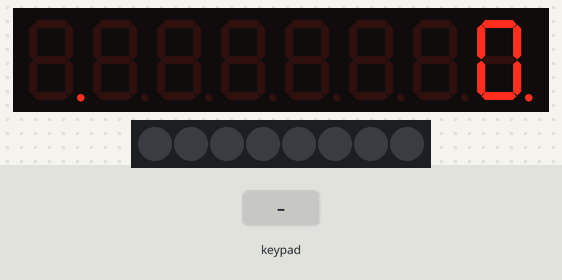
This sketch was run on a simulated Arduino Uno, built with avr-gcc and run on an emulated ATmega328P. Shown: 8-digit seven-segment display, 8 RGB LEDs in strip order, left to right. Inputs (shaded band) come from the test bench. What the sketch prints to the serial monitor is not drawn.

Above: at 4.2 s.
4.3 s: key '1' pressed
At 4.8 s:
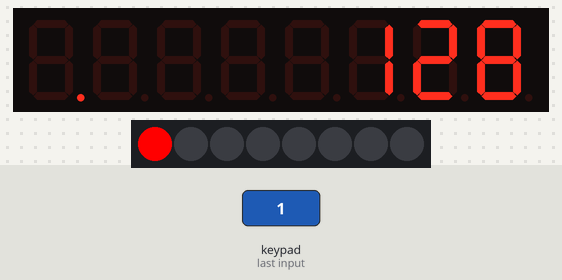
7.3 s: keypad keys 1 2 pressed 0.4 s apart
At 8.4 s:
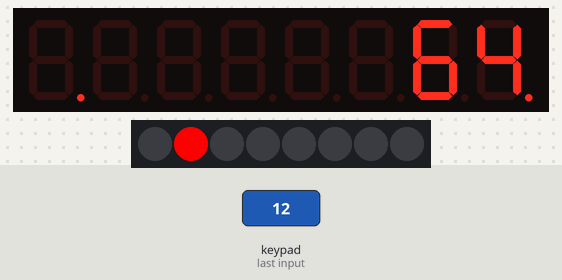
9.6 s: keypad keys 2 5 pressed 0.4 s apart
At 10.6 s:
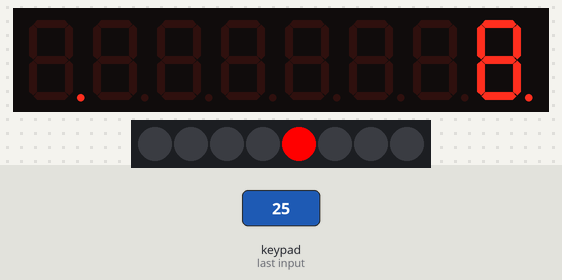
11.9 s: key '2' pressed
At 13.0 s:
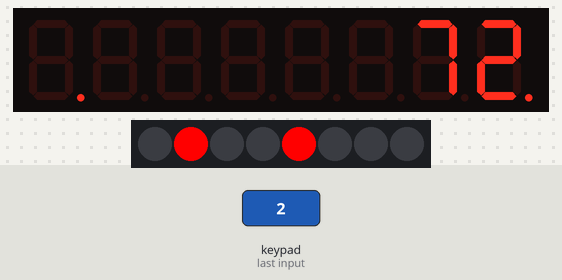
14.0 s: key '3' pressed
At 14.9 s:
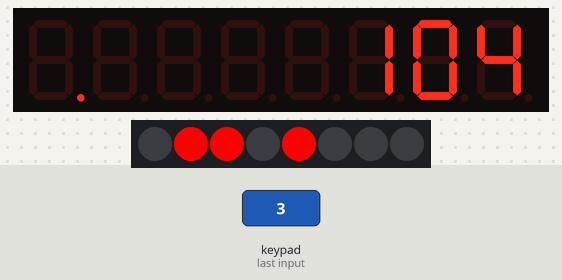
15.9 s: key '5' pressed
At 17.6 s:
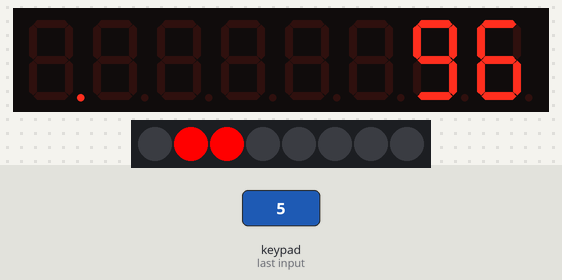
Timing chart, 0 to 19.0 s (numbered marks = the images above; inputs shaded):
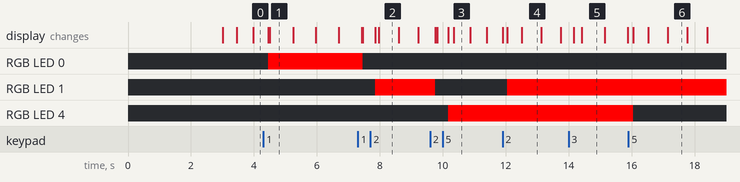

The sketch:

twiddler.ino
```cpp
#include <TM1638.h>

// connect to TM1638 with data pin, clock pin, strobe pin
TM1638 module(5, 6, 7);

// constants
#define MODE_DECIMAL 0
#define MODE_HEXADECIMAL 1
#define MODE_BINARY 2
#define MODE_FONT 3
#define TICK_FREQ 100
byte logo[] = { 120,190,52,94,94,48,123,80 };

// button values
#define BTN1 byte(1)
#define BTN2 byte(2)
#define BTN3 byte(4)
#define BTN4 byte(8)
#define BTN5 byte(16)
#define BTN6 byte(32)
#define BTN7 byte(64)
#define BTN8 byte(128)

// dot values
#define DOT1 byte(128)
#define DOT2 byte(64)
#define DOT3 byte(32)
#define DOT4 byte(16)
#define DOT5 byte(8)
#define DOT6 byte(4)
#define DOT7 byte(2)
#define DOT8 byte(1)

// inital state
byte mode = MODE_DECIMAL;
byte state[] = { byte(0),byte(0),byte(0),byte(0) };
byte dots;
byte page = 3;
byte buttons = 0;
byte brightness = 1;
unsigned int counter = 0;
boolean skipNextButtonRelease = false;
boolean leadingZeros = false;
boolean tick = true;

void setup(){
    Serial.begin(9600);
    Serial.print("Hello world.");

    // turn display on and set intensity (range from 0-7)
    module.setupDisplay(true, brightness);

    welcome(3000);
}

// print the welcome message
void welcome(int d){
    module.setDisplay(logo);
    delay(d);
}

void loop(){
    ticker();
    inputs();
    display();
    leds();
    Serial.print("loop");
    Serial.print(state[page]);
}

// ticker provide a boolean which can be used
// to render blinking lights based on a timer.
void ticker(){
    counter++;
    if( counter >= TICK_FREQ ){
        tick = !tick;
        counter = 0;
    }
}

// zero state to 0 across all pages
void zero(){
    for( int i = 0; i < 4; i++ ) {
        state[i] = 0;
    }
}

// increment state
void inc(byte n){
    unsigned int i = byteArrayTo32BitInteger(state) + n;
    setStateFrom32BitInteger( constrain( i, 0, 99999999L ) );
}

// decrement state
void dec(byte n){
    unsigned int i = byteArrayTo32BitInteger(state) - n;
    setStateFrom32BitInteger( constrain( i, 0, 99999999L ) );
}

void inputs(){
    byte newButtonState = module.getButtons();
    if( newButtonState == 0 && buttons > 0 ){ onButtonsReleased(); }
    if( newButtonState != buttons ){ onButtonChange(newButtonState); }
    onButtonEvent(newButtonState);
}

void onButtonChange(byte newButtonState){

    // multi-button combination with button 8
    // controls mode selection functions
    if( newButtonState > BTN8 ){

        // mode selection
        if( newButtonState == BTN8 + BTN1 ){ mode = MODE_DECIMAL; }
        if( newButtonState == BTN8 + BTN2 ){ mode = MODE_HEXADECIMAL; }
        if( newButtonState == BTN8 + BTN3 ){ mode = MODE_BINARY; }
        if( newButtonState == BTN8 + BTN4 ){ mode = MODE_FONT; }

        // page selection
        if( newButtonState == BTN8 + BTN5 ){ page = constrain( page - 1, 0, 3 ); }
        if( newButtonState == BTN8 + BTN6 ){ page = constrain( page + 1, 0, 3 ); }

        // welcome message
        if( newButtonState == BTN8 + BTN7 ){ welcome(3000); }

        skipNextButtonRelease = true;
    }

    // multi-button combination with button 7
    // controls incrementing / decrementing / clearing state
    else if( newButtonState > BTN7 && newButtonState < BTN8 ){

        // increment/decrement state +/- 1
        if( newButtonState == BTN7 + BTN1 ){ dec( 1 ); }
        if( newButtonState == BTN7 + BTN2 ){ inc( 1 ); }

        // increment/decrement live for combos:
        // BTN7 + BTN3
        // BTN7 + BTN4

        // reset state
        if( newButtonState == BTN7 + BTN5 ){ zero(); }

        skipNextButtonRelease = true;
    }

    // multi-button combination with button 4
    // display / device settings
    else if( newButtonState > BTN4 && newButtonState < BTN5 ){

        // brightness down
        if( newButtonState == BTN4 + BTN1 ){
            brightness = constrain( brightness - 1, 0, 7 );
            module.setupDisplay(brightness > 0, brightness);
        }

        // brightness up
        if( newButtonState == BTN4 + BTN2 ){
            brightness = constrain( brightness + 1, 0, 7 );
            module.setupDisplay(brightness > 0, brightness);
        }

        // enable/disable leading zeros
        if( newButtonState == BTN4 + BTN3 ){ leadingZeros = !leadingZeros; }

        skipNextButtonRelease = true;
    }

    buttons = newButtonState;
}

// 'live' button events, for trigger which aren't only on keyup
// triggered once per loop cycle
void onButtonEvent(byte newButtonState){
    // multi-button combination with button 7
    if( newButtonState > BTN7 && newButtonState < BTN8 ){
        // increment/decrement state +/- 1 per cycle
        if( newButtonState == BTN7 + BTN3 ){ dec( 1 ); }
        if( newButtonState == BTN7 + BTN4 ){ inc( 1 ); }
    }
}

// only trigger button changes when transitioning
// from a pressed state to an unpressed state
void onButtonsReleased(){

    // support for skipping button releases
    // when triggering multi-button workflows.
    if( skipNextButtonRelease ){
        skipNextButtonRelease = false;
        return;
    }

    // skip for multi-button triggers
    if( bitOnlyOneSet(buttons) ){
        // if buttons are pressed, we toggle bits in state[page]
        for( int i = 0; i < 8; i++ ) {
            if( bitCheck(buttons, i) > 0 ){
                bitToggle(state[page], 7-i);
            }
        }
    }
}

// set the decimal point dot state
void setDots(){
    // reset dots
    dots = byte(0);

    // pressed buttons indicators
    // dots |= byteReverse(buttons);

    // mode indicator
    if( mode == 0 ){ dots |= DOT1; }
    else if( mode == 1 ){ dots |= DOT2; }
    else if( mode == 2 ){ dots |= DOT3; }
    else if( mode == 3 ){ dots |= DOT4; }

    // active pages indicators
    if( page != 0 && state[0] > 0 ){ dots |= DOT5; }
    if( page != 1 && state[1] > 0 ){ dots |= DOT6; }
    if( page != 2 && state[2] > 0 ){ dots |= DOT7; }
    if( page != 3 && state[3] > 0 ){ dots |= DOT8; }

    // current page indicator (blinking)
    if( tick ){
        if( page == 0 ){ dots |= DOT5; }
        else if( page == 1 ){ dots |= DOT6; }
        else if( page == 2 ){ dots |= DOT7; }
        else if( page == 3 ){ dots |= DOT8; }
    }
}

void display(){
    setDots();
    if( mode == MODE_DECIMAL ){
        module.setDisplayToDecNumber(byteArrayTo32BitInteger(state), dots, leadingZeros);
    } else if( mode == MODE_HEXADECIMAL ){
        module.setDisplayToHexNumber(byteArrayTo32BitInteger(state), dots, leadingZeros);
    } else if( mode == MODE_BINARY ){
        module.setDisplayToBinNumber(state[page], dots);
    } else if( mode == MODE_FONT ){
        byte nr = state[3];
        byte font[] = { nr,nr,nr,nr,nr,nr,nr,nr };
        module.setDisplay(font);
    }
}

void leds(){
    for( int i = 0; i < 8; i++ ) {
        if( bitCheck(state[page], i) > 0 ){
            module.setLED(TM1638_COLOR_RED, 7-i);
        } else {
            module.setLED(TM1638_COLOR_NONE, 7-i);
        }
    }
}

// void bitSet(byte &b, int pos){ b |= 1UL << pos; }
// void bitClear(int &b, int pos){ b &= ~(1UL << pos); }
void bitToggle(byte &b, int pos){ b ^= 1UL << pos; }
int bitCheck(byte b, int pos){ return (b >> pos) & 1U; }
int bitOnlyOneSet(byte b){ return b && !(b & (b-1)); }

// b = ((b * 0x0802LU & 0x22110LU) | (b * 0x8020LU & 0x88440LU)) * 0x10101LU >> 16;
byte byteReverse(byte c){
    c = ((c>>1)&0x55)|((c<<1)&0xAA);
    c = ((c>>2)&0x33)|((c<<2)&0xCC);
    c = (c>>4) | (c<<4);
    return c;
}

// long int byteArrayTo64BitInteger(byte bytes[]){
//     unsigned int i = 0;
//     i |= bytes[0]; i = i << 8;
//     i |= bytes[1]; i = i << 8;
//     i |= bytes[2]; i = i << 8;
//     i |= bytes[3]; i = i << 8;
//     i |= bytes[4]; i = i << 8;
//     i |= bytes[5]; i = i << 8;
//     i |= bytes[6]; i = i << 8;
//     i |= bytes[7];
//     return i;
// }

unsigned int byteArrayTo32BitInteger(byte bytes[]){
    unsigned int i = 0;
    i |= bytes[0]; i = i << 8;
    i |= bytes[1]; i = i << 8;
    i |= bytes[2]; i = i << 8;
    i |= bytes[3];
    return i;
}

void setStateFrom32BitInteger(unsigned int i){
    state[0] = ((i & 0xFF000000) >> 24);
    state[1] = ((i & 0x00FF0000) >> 16);
    state[2] = ((i & 0x0000FF00) >> 8);
    state[3] = (i & 0x000000FF);
}
```

Measured:
- after the input at 4.3 s, the display: first changes after 0.16 s (image 1 shows a later state)
- after the input at 7.3 s, the display: first differs from a run without the input after 0.16 s (image 2 shows a later state)
- after the input at 9.6 s, the display: first changes after 0.16 s (image 3 shows a later state)
- after the input at 11.9 s, the display: first differs from a run without the input after 0.16 s (image 4 shows a later state)
- after the input at 14.0 s, the display: first changes after 0.16 s (image 5 shows a later state)
- after the input at 15.9 s, the display: changes after 0.16 s (image 6)
